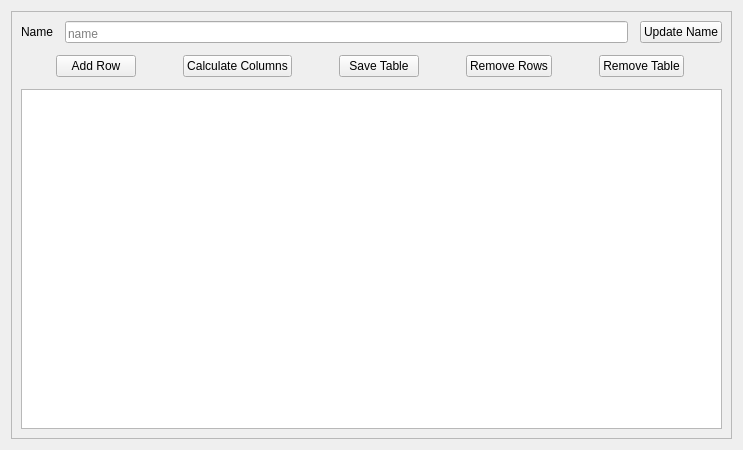
<?xml version="1.0" encoding="UTF-8"?>
<ui version="4.0">
 <class>main_widget</class>
 <widget class="QWidget" name="main_widget">
  <property name="geometry">
   <rect>
    <x>0</x>
    <y>0</y>
    <width>743</width>
    <height>450</height>
   </rect>
  </property>
  <property name="sizePolicy">
   <sizepolicy hsizetype="MinimumExpanding" vsizetype="Fixed">
    <horstretch>0</horstretch>
    <verstretch>0</verstretch>
   </sizepolicy>
  </property>
  <property name="minimumSize">
   <size>
    <width>0</width>
    <height>0</height>
   </size>
  </property>
  <property name="maximumSize">
   <size>
    <width>16777215</width>
    <height>16777215</height>
   </size>
  </property>
  <property name="windowTitle">
   <string>Form</string>
  </property>
  <layout class="QGridLayout" name="gridLayout">
   <item row="0" column="0" rowspan="4">
    <widget class="QFrame" name="table_cfg_frame">
     <property name="sizePolicy">
      <sizepolicy hsizetype="Minimum" vsizetype="MinimumExpanding">
       <horstretch>0</horstretch>
       <verstretch>0</verstretch>
      </sizepolicy>
     </property>
     <property name="frameShape">
      <enum>QFrame::StyledPanel</enum>
     </property>
     <property name="frameShadow">
      <enum>QFrame::Raised</enum>
     </property>
     <layout class="QGridLayout" name="gridLayout_3">
      <property name="sizeConstraint">
       <enum>QLayout::SetDefaultConstraint</enum>
      </property>
      <property name="spacing">
       <number>12</number>
      </property>
      <item row="4" column="0" colspan="3">
       <widget class="QTableView" name="table_view">
        <property name="sizePolicy">
         <sizepolicy hsizetype="MinimumExpanding" vsizetype="MinimumExpanding">
          <horstretch>0</horstretch>
          <verstretch>0</verstretch>
         </sizepolicy>
        </property>
        <property name="minimumSize">
         <size>
          <width>0</width>
          <height>0</height>
         </size>
        </property>
        <property name="maximumSize">
         <size>
          <width>16777215</width>
          <height>16777215</height>
         </size>
        </property>
        <property name="horizontalScrollBarPolicy">
         <enum>Qt::ScrollBarAsNeeded</enum>
        </property>
        <property name="sizeAdjustPolicy">
         <enum>QAbstractScrollArea::AdjustIgnored</enum>
        </property>
        <property name="selectionBehavior">
         <enum>QAbstractItemView::SelectItems</enum>
        </property>
        <property name="textElideMode">
         <enum>Qt::ElideNone</enum>
        </property>
        <property name="horizontalScrollMode">
         <enum>QAbstractItemView::ScrollPerPixel</enum>
        </property>
        <property name="showGrid">
         <bool>false</bool>
        </property>
        <property name="sortingEnabled">
         <bool>false</bool>
        </property>
        <property name="wordWrap">
         <bool>false</bool>
        </property>
        <property name="cornerButtonEnabled">
         <bool>false</bool>
        </property>
        <attribute name="horizontalHeaderMinimumSectionSize">
         <number>160</number>
        </attribute>
        <attribute name="horizontalHeaderDefaultSectionSize">
         <number>150</number>
        </attribute>
        <attribute name="horizontalHeaderStretchLastSection">
         <bool>false</bool>
        </attribute>
        <attribute name="verticalHeaderVisible">
         <bool>true</bool>
        </attribute>
       </widget>
      </item>
      <item row="0" column="0">
       <widget class="QLabel" name="label_2">
        <property name="sizePolicy">
         <sizepolicy hsizetype="Fixed" vsizetype="Fixed">
          <horstretch>0</horstretch>
          <verstretch>0</verstretch>
         </sizepolicy>
        </property>
        <property name="text">
         <string>Name</string>
        </property>
        <property name="alignment">
         <set>Qt::AlignCenter</set>
        </property>
       </widget>
      </item>
      <item row="0" column="1">
       <widget class="QLineEdit" name="benchmark_name">
        <property name="sizePolicy">
         <sizepolicy hsizetype="Minimum" vsizetype="Fixed">
          <horstretch>0</horstretch>
          <verstretch>0</verstretch>
         </sizepolicy>
        </property>
        <property name="minimumSize">
         <size>
          <width>0</width>
          <height>0</height>
         </size>
        </property>
        <property name="focusPolicy">
         <enum>Qt::StrongFocus</enum>
        </property>
        <property name="alignment">
         <set>Qt::AlignBottom|Qt::AlignLeading|Qt::AlignLeft</set>
        </property>
        <property name="placeholderText">
         <string>name</string>
        </property>
       </widget>
      </item>
      <item row="0" column="2">
       <widget class="QPushButton" name="button_update_name">
        <property name="sizePolicy">
         <sizepolicy hsizetype="Fixed" vsizetype="Fixed">
          <horstretch>0</horstretch>
          <verstretch>0</verstretch>
         </sizepolicy>
        </property>
        <property name="text">
         <string>Update Name</string>
        </property>
       </widget>
      </item>
      <item row="1" column="0" colspan="3">
       <layout class="QHBoxLayout" name="horizontalLayout">
        <property name="sizeConstraint">
         <enum>QLayout::SetDefaultConstraint</enum>
        </property>
        <item>
         <widget class="QPushButton" name="button_add_row">
          <property name="sizePolicy">
           <sizepolicy hsizetype="Fixed" vsizetype="Fixed">
            <horstretch>0</horstretch>
            <verstretch>0</verstretch>
           </sizepolicy>
          </property>
          <property name="text">
           <string>Add Row</string>
          </property>
         </widget>
        </item>
        <item>
         <widget class="QPushButton" name="button_calculate">
          <property name="sizePolicy">
           <sizepolicy hsizetype="Fixed" vsizetype="Fixed">
            <horstretch>0</horstretch>
            <verstretch>0</verstretch>
           </sizepolicy>
          </property>
          <property name="text">
           <string>Calculate Columns</string>
          </property>
         </widget>
        </item>
        <item>
         <widget class="QPushButton" name="button_save_table">
          <property name="sizePolicy">
           <sizepolicy hsizetype="Fixed" vsizetype="Fixed">
            <horstretch>0</horstretch>
            <verstretch>0</verstretch>
           </sizepolicy>
          </property>
          <property name="text">
           <string>Save Table</string>
          </property>
         </widget>
        </item>
        <item>
         <widget class="QPushButton" name="button_remove_row">
          <property name="sizePolicy">
           <sizepolicy hsizetype="Fixed" vsizetype="Fixed">
            <horstretch>0</horstretch>
            <verstretch>0</verstretch>
           </sizepolicy>
          </property>
          <property name="text">
           <string>Remove Rows</string>
          </property>
         </widget>
        </item>
        <item>
         <widget class="QPushButton" name="button_remove_table">
          <property name="sizePolicy">
           <sizepolicy hsizetype="Fixed" vsizetype="Fixed">
            <horstretch>0</horstretch>
            <verstretch>0</verstretch>
           </sizepolicy>
          </property>
          <property name="text">
           <string>Remove Table</string>
          </property>
         </widget>
        </item>
       </layout>
      </item>
     </layout>
    </widget>
   </item>
  </layout>
 </widget>
 <resources/>
 <connections/>
</ui>
